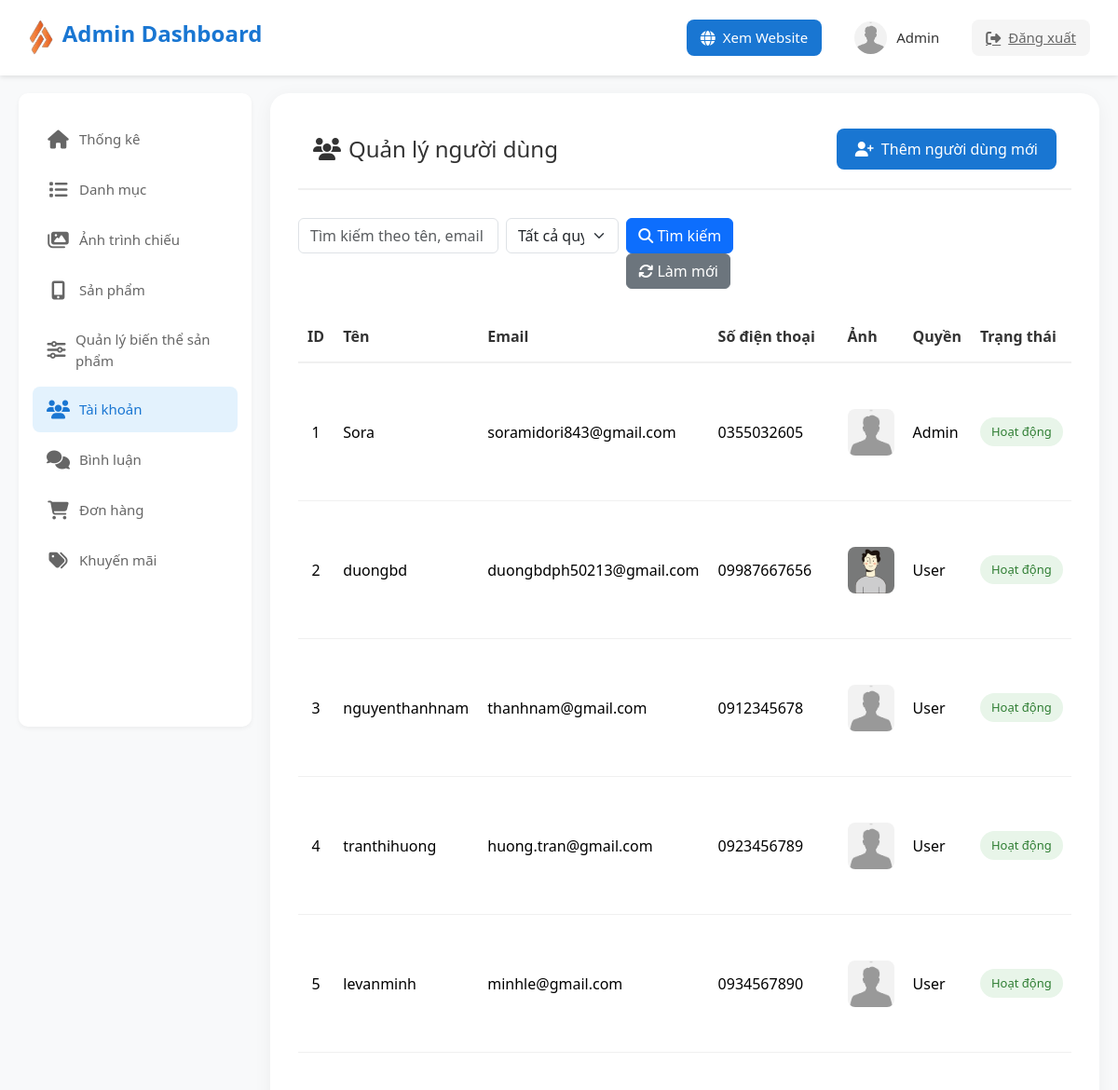
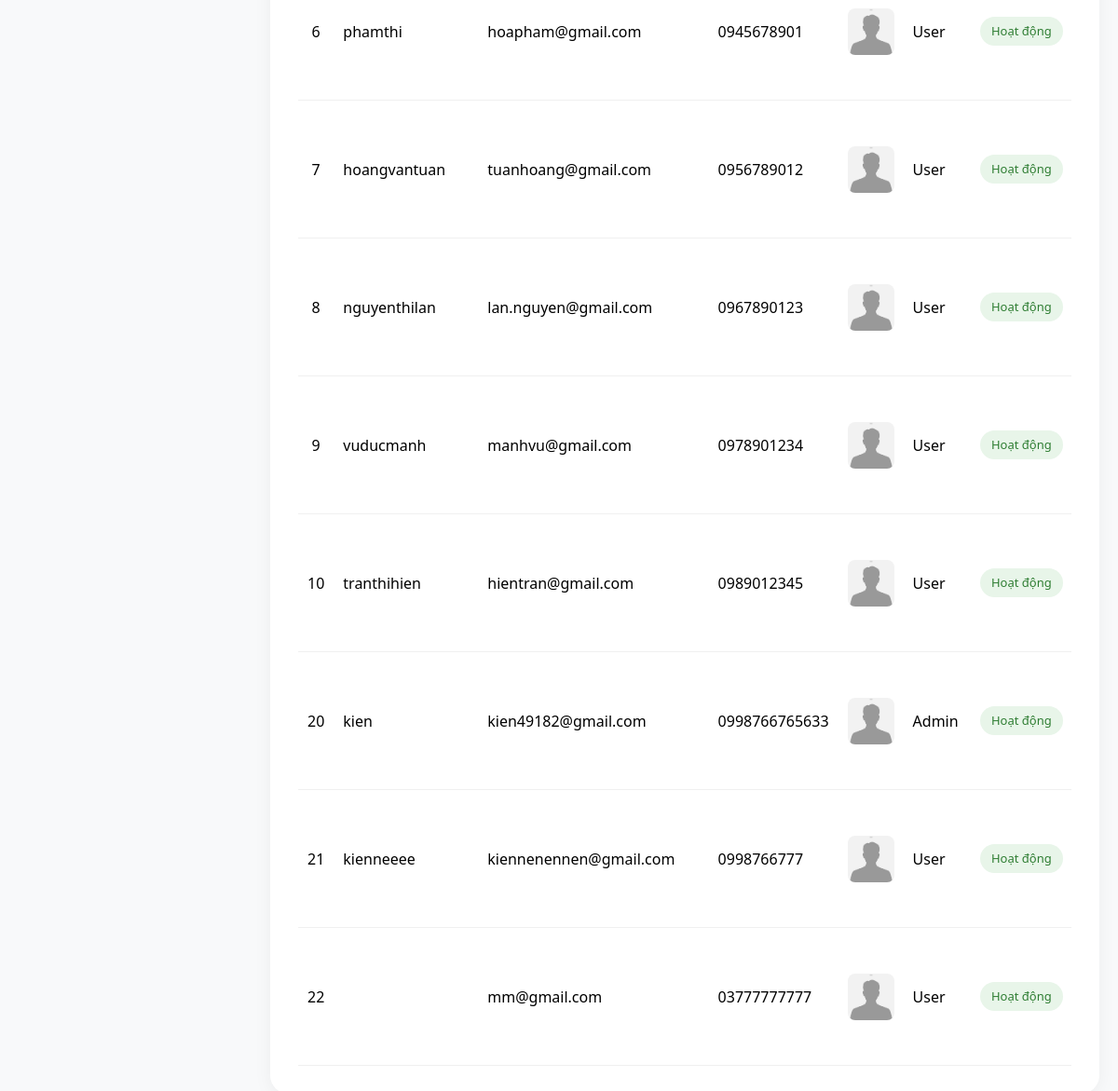
/admin/index.php?action=user (signed in), run on the app's committed database (2 pictures, top to bottom).
### tables this page shows
CREATE TABLE `users` (
  `user_id` int(11) NOT NULL,
  `username` varchar(50) NOT NULL,
  `password` varchar(255) NOT NULL,
  `email` varchar(100) NOT NULL,
  `fullname` varchar(100) DEFAULT NULL,
  `phone` varchar(20) DEFAULT NULL,
  `address` text DEFAULT NULL,
  `avatar` varchar(255) DEFAULT NULL,
  `role_id` int(11) DEFAULT NULL,
  `status` tinyint(4) DEFAULT 1,
  `created_at` timestamp NOT NULL DEFAULT current_timestamp(),
  `birthday` date DEFAULT NULL,
  `gender` tinyint(1) DEFAULT NULL COMMENT '0: Nữ, 1: Nam'
);

CREATE TABLE `roles` (
  `role_id` int(11) NOT NULL,
  `role_name` varchar(50) NOT NULL,
  `description` text DEFAULT NULL,
  `created_at` timestamp NOT NULL DEFAULT current_timestamp()
);

### admin/controllers/userController.php (called while the page is built, shortened)
<?php
require_once 'models/userModel.php';
class UserController
{
    public static function userController()
    {
        $users = UserModel::getAllUsersWithRoles();
        require_once 'views/user/user.php';
    }
}

### admin/commons/function.php (called while the page is built, shortened)
<?php
class MainModel {
    public function __construct() {
        $this->SUNNY = $this->connect_db();
    }
    public function connect_db() {
        try {
            $dsn = "mysql:host=" . DB_HOST . ";dbname=" . DB_NAME;
            $SUNNY = new PDO($dsn, DB_USER, DB_PASS, PDO_OPTIONS);
            return $SUNNY;
        } catch (PDOException $e) {
            error_log("Database Connection Error: " . $e->getMessage());
            throw new Exception("Không thể kết nối đến database");
        }
    }
}
try {
    $MainModel = new MainModel();
} catch (Exception $e) {
    error_log("MainModel initialization error: " . $e->getMessage());
    die("Không thể khởi tạo kết nối database");
}

### admin/models/userModel.php (called while the page is built, shortened)
<?php
class UserModel
{
    public static function getAllUsersWithRoles()
    {
        global $MainModel;
        $sql = "SELECT u.*, r.role_name FROM users u
                LEFT JOIN roles r ON u.role_id = r.role_id";
        try {
            $stmt = $MainModel->SUNNY->prepare($sql);
            $stmt->execute();
            return $stmt->fetchAll(PDO::FETCH_ASSOC);
        } catch (PDOException $e) {
            echo "Lỗi khi lấy danh sách người dùng: " . $e->getMessage();
            return false;
        }
    }
}

### admin/views/user/user.php (the view, shortened to what this page needs)
<!DOCTYPE html>
<html lang="vi">
<head>
    <link href="https://cdn.jsdelivr.net/npm/bootstrap@5.3.3/dist/css/bootstrap.min.css" rel="stylesheet">
    <link rel="stylesheet" href="https://cdnjs.cloudflare.com/ajax/libs/font-awesome/6.5.1/css/all.min.css">
</head>
<body>
    <?php include "./views/layout/header.php"; ?>
    <div class="main">
        <div class="sidebar">
            <?php include "./views/layout/sidebar.php"; ?>
        </div>
        <main>
            <div class="container">
                <div class="card">
                    <div class="card-header">
                        <h2>
                            <i class="fas fa-users me-2"></i>
                            Quản lý người dùng
                        </h2>
                        <a href="?action=addUser" class="btn-add">
                            <i class="fas fa-user-plus"></i>
                            Thêm người dùng mới
                        </a>
                    </div>
                    <div class="row mb-4">
                        <div class="col-md-8">
                            <form action="index.php" method="GET" class="d-flex gap-2">
                                <div class="flex-grow-1">
                                    <input type="text" name="keyword" class="form-control"
                                        value="<?= htmlspecialchars($_GET['keyword'] ?? '') ?>"
                                        placeholder="Tìm kiếm theo tên, email hoặc số điện thoại">
                                </div>
                                <div class="flex-grow-1">
                                    <select name="role" class="form-select">
                                        <option value="">Tất cả quyền</option>
                                    </select>
                                </div>
                                <div>
                                    <button type="submit" class="btn btn-primary">
                                        <i class="fas fa-search"></i> Tìm kiếm
                                    </button>
                                    <a href="index.php?action=user" class="btn btn-secondary">
                                        <i class="fas fa-sync"></i> Làm mới
                                    </a>
                                </div>
                            </form>
                        </div>
                    </div>
                    <div class="table-responsive">
                        <table class="table">
                            <thead>
                                <tr>
                                    <th width="5%">ID</th>
                                    <th width="10%">Tên</th>
                                    <th width="20%">Email</th>
                                    <th width="15%">Số điện thoại</th>
                                    <th width="10%">Ảnh</th>
                                    <th width="10%">Quyền</th>
                                    <th width="10%">Trạng thái</th>
                                </tr>
                            </thead>
                            <tbody>
                                <?php if (!empty($users)): ?>
                                    <?php foreach ($users as $user): ?>
                                        <tr>
                                            <td class="text-center"><?= htmlspecialchars($user['user_id']) ?></td>
                                            <td>
                                                <span class="fw-medium"><?= htmlspecialchars($user['username']) ?></span>
                                            </td>
                                            <td><?= htmlspecialchars($user['email']) ?></td>
                                            <td><?= htmlspecialchars($user['phone']) ?></td>
                                            <td class="text-center">
                                                <?php if (!empty($user['avatar'])): ?>
                                                    <img src="../<?= htmlspecialchars($user['avatar']) ?>" class="user-avatar"
                                                        alt="Avatar">
                                                <?php else: ?>
                                                    <img src="../Uploads/User/nam.jpg" class="user-avatar"
                                                        alt="Default Avatar">
                                                <?php endif; ?>
                                            </td>
                                            <td>
                                                <span class="fw-medium"><?= htmlspecialchars($user['role_name']) ?></span>
                                            </td>
                                            <td>
                                                <span
                                                    class="status-badge <?= $user['status'] ? 'status-active' : 'status-inactive' ?>">
                                                    <?= $user['status'] ? 'Hoạt động' : 'Ngừng hoạt động' ?>
                                                </span>
                                            </td>
                                        </tr>
                                    <?php endforeach; ?>
                                <?php endif; ?>
                            </tbody>
                        </table>
                    </div>
                </div>
            </div>
        </main>
    </div>
</body>
</html>

### admin/views/user/user.php (style rules this page uses)
body { background: #f8f9fa; padding-top: 80px; font-family: 'Segoe UI', Tahoma, Geneva, Verdana, sans-serif; }
.main { display: flex; max-width: 100%; margin: 0 auto; padding: 20px; }
.container { --bs-gutter-x: 0; }
main { width: calc(100% - 270px); margin-left: 270px; }
.card { background: white; border-radius: 20px; box-shadow: 0 4px 20px rgba(0, 0, 0, 0.05); padding: 30px; margin-bottom: 20px; border: none; }
.card-header { background: none; border-bottom: 2px solid #f0f0f0; padding-bottom: 20px; margin-bottom: 30px; display: flex; justify-content: space-between; align-items: center; }
.btn-add { background: #1976D2; color: white; padding: 10px 20px; border-radius: 8px; text-decoration: none; transition: all 0.3s; display: inline-flex; align-items: center; gap: 8px; }
.user-avatar { width: 45px; height: 45px; border-radius: 50%; object-fit: cover; }
.status-badge { padding: 6px 12px; border-radius: 20px; font-size: 13px; font-weight: 500; }
.status-active { background: #e8f5e9; color: #2e7d32; }
.table { margin-bottom: 0; }
.table th { border-bottom: 2px solid #f0f0f0; padding: 15px 10px; font-weight: 600; color: #333; }
.table td { padding: 15px 10px; vertical-align: middle; border-bottom: 1px solid #f0f0f0; }
.status-badge { display: inline-flex; align-items: center; padding: 6px 12px; border-radius: 20px; font-size: 13px; font-weight: 500; white-space: nowrap; }
.user-avatar { width: 50px; height: 50px; border-radius: 8px; object-fit: cover; display: block; }
.card-header h2 { font-size: 1.5rem; margin: 0; color: #333; display: flex; align-items: center; }

### admin/views/layout/sidebar.php (style rules this page uses)
* { padding: 0; margin: 0; box-sizing: border-box; font-family: 'Segoe UI', Tahoma, Geneva, Verdana, sans-serif; }

### data on the page
users: user_id "1", username "Sora", email "soramidori843@gmail.com", phone "0355032605", avatar (picture), role.role_name "Admin", status "Hoạt động"
users: user_id "2", username "duongbd", email "duongbdph50213@gmail.com", phone "09987667656", avatar (placeholder picture), role.role_name "User", status "Hoạt động"
users: user_id "3", username "nguyenthanhnam", email "thanhnam@gmail.com", phone "0912345678", avatar (picture), role.role_name "User", status "Hoạt động"
users: user_id "4", username "tranthihuong", email "huong.tran@gmail.com", phone "0923456789", avatar (picture), role.role_name "User", status "Hoạt động"
users: user_id "5", username "levanminh", email "minhle@gmail.com", phone "0934567890", avatar (picture), role.role_name "User", status "Hoạt động"
users: user_id "6", username "phamthi", email "hoapham@gmail.com", phone "0945678901", avatar (picture), role.role_name "User", status "Hoạt động"
users: user_id "7", username "hoangvantuan", email "tuanhoang@gmail.com", phone "0956789012", avatar (picture), role.role_name "User", status "Hoạt động"
users: user_id "8", username "nguyenthilan", email "lan.nguyen@gmail.com", phone "0967890123", avatar (picture), role.role_name "User", status "Hoạt động"
users: user_id "9", username "vuducmanh", email "manhvu@gmail.com", phone "0978901234", avatar (picture), role.role_name "User", status "Hoạt động"
users: user_id "10", username "tranthihien", email "hientran@gmail.com", phone "0989012345", avatar (picture), role.role_name "User", status "Hoạt động"
users: user_id "20", username "kien", email "kien49182@gmail.com", phone "0998766765633", avatar (picture), role.role_name "Admin", status "Hoạt động"
users: user_id "21", username "kienneeee", email "kiennenennen@gmail.com", phone "0998766777", avatar (picture), role.role_name "User", status "Hoạt động"
users: user_id "22", email "mm@gmail.com", phone "03777777777", role.role_name "User", status "Hoạt động"
